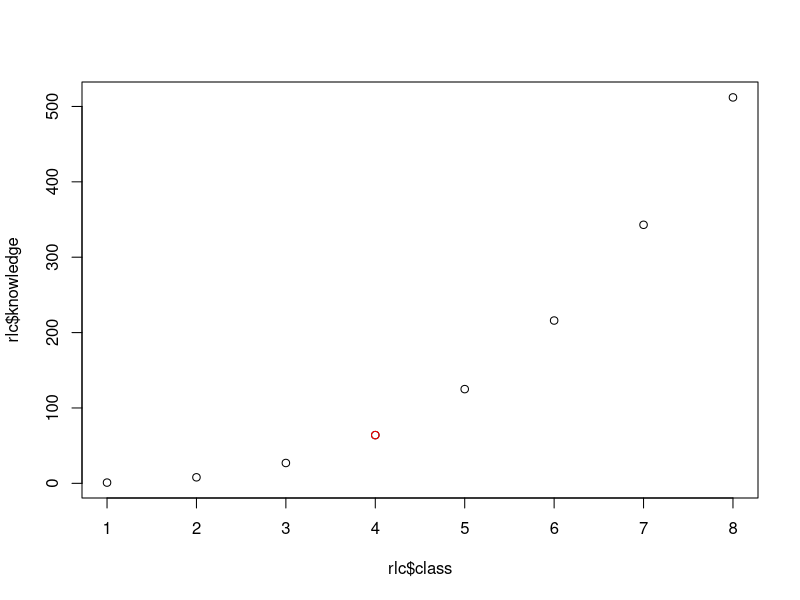

This figure's R source: (Note: this script raises an error after producing the figure.)
## ---- chunk 1
library(dplyr)
rlc <- tibble(class = 1:8,
             knowledge = (1:8)^3)
class <- 4
plot(rlc$class, rlc$knowledge)
points(rlc$class[class], rlc$knowledge[class], col = "red")
## ---- chunk 2
library(dplyr)
library(ggplot2)
library(stringr)
## ---- chunk 3
#| fig-column: margin
knitr::include_graphics("img/booleans.png")
